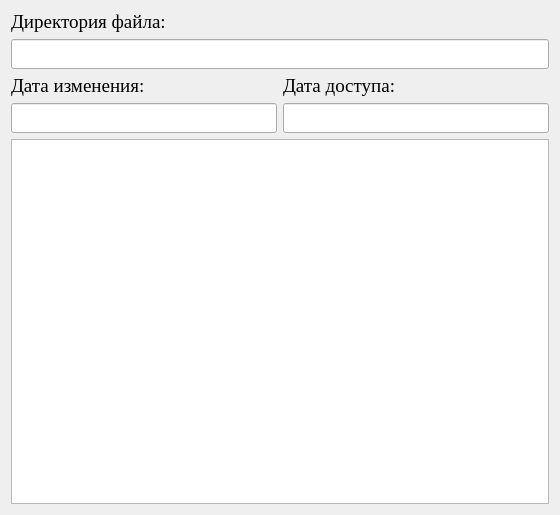
<?xml version="1.0" encoding="UTF-8"?>
<ui version="4.0">
 <class>Maneger</class>
 <widget class="QWidget" name="Maneger">
  <property name="geometry">
   <rect>
    <x>0</x>
    <y>0</y>
    <width>560</width>
    <height>515</height>
   </rect>
  </property>
  <property name="minimumSize">
   <size>
    <width>0</width>
    <height>0</height>
   </size>
  </property>
  <property name="maximumSize">
   <size>
    <width>1000000</width>
    <height>10000</height>
   </size>
  </property>
  <property name="windowTitle">
   <string>Окно управления</string>
  </property>
  <layout class="QGridLayout" name="gridLayout">
   <item row="1" column="0" colspan="2">
    <widget class="QLineEdit" name="lineEdit">
     <property name="font">
      <font>
       <family>Times New Roman</family>
       <pointsize>14</pointsize>
      </font>
     </property>
     <property name="readOnly">
      <bool>true</bool>
     </property>
    </widget>
   </item>
   <item row="2" column="1">
    <widget class="QLabel" name="label_3">
     <property name="font">
      <font>
       <family>Times New Roman</family>
       <pointsize>14</pointsize>
      </font>
     </property>
     <property name="text">
      <string>Дата доступа:</string>
     </property>
    </widget>
   </item>
   <item row="2" column="0">
    <widget class="QLabel" name="label">
     <property name="maximumSize">
      <size>
       <width>16777215</width>
       <height>20</height>
      </size>
     </property>
     <property name="font">
      <font>
       <family>Times New Roman</family>
       <pointsize>14</pointsize>
      </font>
     </property>
     <property name="text">
      <string>Дата изменения:</string>
     </property>
    </widget>
   </item>
   <item row="5" column="0" colspan="2">
    <widget class="QTextEdit" name="textEdit">
     <property name="sizePolicy">
      <sizepolicy hsizetype="Expanding" vsizetype="Minimum">
       <horstretch>0</horstretch>
       <verstretch>0</verstretch>
      </sizepolicy>
     </property>
     <property name="readOnly">
      <bool>true</bool>
     </property>
    </widget>
   </item>
   <item row="0" column="0" colspan="2">
    <widget class="QLabel" name="label_2">
     <property name="sizePolicy">
      <sizepolicy hsizetype="Expanding" vsizetype="Maximum">
       <horstretch>0</horstretch>
       <verstretch>0</verstretch>
      </sizepolicy>
     </property>
     <property name="font">
      <font>
       <family>Times New Roman</family>
       <pointsize>14</pointsize>
      </font>
     </property>
     <property name="text">
      <string>Директория файла:</string>
     </property>
    </widget>
   </item>
   <item row="3" column="0">
    <widget class="QLineEdit" name="lineEdit_2">
     <property name="font">
      <font>
       <family>Times New Roman</family>
       <pointsize>14</pointsize>
      </font>
     </property>
     <property name="readOnly">
      <bool>true</bool>
     </property>
    </widget>
   </item>
   <item row="3" column="1">
    <widget class="QLineEdit" name="lineEdit_3">
     <property name="font">
      <font>
       <family>Times New Roman</family>
       <pointsize>14</pointsize>
      </font>
     </property>
     <property name="readOnly">
      <bool>true</bool>
     </property>
    </widget>
   </item>
  </layout>
 </widget>
 <resources/>
 <connections/>
</ui>
